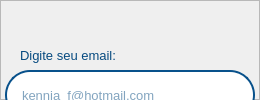
                <widget class="QWidget" name="email">
                 <layout class="QHBoxLayout" name="horizontalLayout_20">
                  <property name="spacing">
                   <number>0</number>
                  </property>
                  <property name="leftMargin">
                   <number>0</number>
                  </property>
                  <property name="topMargin">
                   <number>0</number>
                  </property>
                  <property name="rightMargin">
                   <number>0</number>
                  </property>
                  <property name="bottomMargin">
                   <number>0</number>
                  </property>
                  <item>
                   <widget class="QFrame" name="frame_56">
                    <property name="minimumSize">
                     <size>
                      <width>260</width>
                      <height>0</height>
                     </size>
                    </property>
                    <property name="frameShape">
                     <enum>QFrame::StyledPanel</enum>
                    </property>
                    <property name="frameShadow">
                     <enum>QFrame::Raised</enum>
                    </property>
                    <widget class="QPushButton" name="btn_enviar_inicio">
                     <property name="geometry">
                      <rect>
                       <x>50</x>
                       <y>180</y>
                       <width>164</width>
                       <height>43</height>
                      </rect>
                     </property>
                     <property name="font">
                      <font>
                       <pointsize>18</pointsize>
                      </font>
                     </property>
                     <property name="styleSheet">
                      <string notr="true">background:#064A80;border-radius:21px; border: 4px solid#08518B;
color:#EEEEEE</string>
                     </property>
                     <property name="text">
                      <string>Enviar</string>
                     </property>
                    </widget>
                    <widget class="QLabel" name="label_email_inicio">
                     <property name="geometry">
                      <rect>
                       <x>20</x>
                       <y>45</y>
                       <width>111</width>
                       <height>21</height>
                      </rect>
                     </property>
                     <property name="font">
                      <font>
                       <pointsize>10</pointsize>
                       <italic>false</italic>
                       <bold>false</bold>
                      </font>
                     </property>
                     <property name="styleSheet">
                      <string notr="true">font:&quot;Aldrich&quot;;color:#064A80;</string>
                     </property>
                     <property name="text">
                      <string>Digite seu email: </string>
                     </property>
                    </widget>
                    <widget class="QLineEdit" name="lineEdit_email_inicio">
                     <property name="geometry">
                      <rect>
                       <x>5</x>
                       <y>70</y>
                       <width>250</width>
                       <height>50</height>
                      </rect>
                     </property>
                     <property name="font">
                      <font>
                       <pointsize>10</pointsize>
                       <italic>false</italic>
                       <bold>false</bold>
                      </font>
                     </property>
                     <property name="styleSheet">
                      <string notr="true">font:&quot;Aldrich&quot;; color:#064A80; 
border-radius: 25px; border: 2px solid #08518B; background-color: #fff;
padding: 13px;</string>
                     </property>
                     <property name="text">
                      <string/>
                     </property>
                     <property name="placeholderText">
                      <string>kennia_f@hotmail.com</string>
                     </property>
                    </widget>
                   </widget>
                  </item>
                 </layout>
                </widget>
